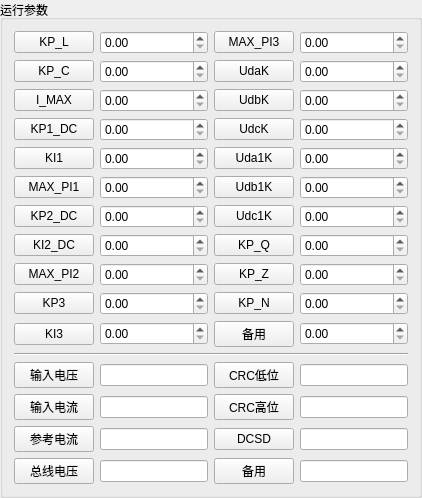
      <widget class="QGroupBox" name="groupBox_readWriteData">
       <property name="enabled">
        <bool>true</bool>
       </property>
       <property name="whatsThis">
        <string>3</string>
       </property>
       <property name="title">
        <string>运行参数</string>
       </property>
       <layout class="QGridLayout" name="gridLayout">
        <item row="12" column="3">
         <widget class="QLineEdit" name="LineEdit_CRCL">
          <property name="whatsThis">
           <string>33</string>
          </property>
          <property name="readOnly">
           <bool>true</bool>
          </property>
         </widget>
        </item>
        <item row="3" column="0">
         <widget class="QPushButton" name="pushButton_3">
          <property name="cursor">
           <cursorShape>PointingHandCursor</cursorShape>
          </property>
          <property name="whatsThis">
           <string>3</string>
          </property>
          <property name="text">
           <string>KP1_DC</string>
          </property>
         </widget>
        </item>
        <item row="5" column="1">
         <widget class="QDoubleSpinBox" name="doubleSpinBox_5">
          <property name="cursor">
           <cursorShape>PointingHandCursor</cursorShape>
          </property>
          <property name="toolTip">
           <string/>
          </property>
          <property name="whatsThis">
           <string>5</string>
          </property>
          <property name="wrapping">
           <bool>false</bool>
          </property>
          <property name="maximum">
           <double>65536.000000000000000</double>
          </property>
          <property name="singleStep">
           <double>1.000000000000000</double>
          </property>
         </widget>
        </item>
        <item row="8" column="2">
         <widget class="QPushButton" name="pushButton_19">
          <property name="cursor">
           <cursorShape>PointingHandCursor</cursorShape>
          </property>
          <property name="whatsThis">
           <string>19</string>
          </property>
          <property name="text">
           <string>KP_Z</string>
          </property>
         </widget>
        </item>
        <item row="0" column="3">
         <widget class="QDoubleSpinBox" name="doubleSpinBox_11">
          <property name="cursor">
           <cursorShape>PointingHandCursor</cursorShape>
          </property>
          <property name="toolTip">
           <string/>
          </property>
          <property name="whatsThis">
           <string>11</string>
          </property>
          <property name="wrapping">
           <bool>false</bool>
          </property>
          <property name="maximum">
           <double>65536.000000000000000</double>
          </property>
          <property name="singleStep">
           <double>1.000000000000000</double>
          </property>
         </widget>
        </item>
        <item row="2" column="2">
         <widget class="QPushButton" name="pushButton_13">
          <property name="cursor">
           <cursorShape>PointingHandCursor</cursorShape>
          </property>
          <property name="whatsThis">
           <string>13</string>
          </property>
          <property name="text">
           <string>UdbK</string>
          </property>
         </widget>
        </item>
        <item row="4" column="3">
         <widget class="QDoubleSpinBox" name="doubleSpinBox_15">
          <property name="cursor">
           <cursorShape>PointingHandCursor</cursorShape>
          </property>
          <property name="toolTip">
           <string/>
          </property>
          <property name="whatsThis">
           <string>15</string>
          </property>
          <property name="wrapping">
           <bool>false</bool>
          </property>
          <property name="maximum">
           <double>65536.000000000000000</double>
          </property>
          <property name="singleStep">
           <double>1.000000000000000</double>
          </property>
         </widget>
        </item>
        <item row="5" column="2">
         <widget class="QPushButton" name="pushButton_16">
          <property name="cursor">
           <cursorShape>PointingHandCursor</cursorShape>
          </property>
          <property name="whatsThis">
           <string>16</string>
          </property>
          <property name="text">
           <string>Udb1K</string>
          </property>
         </widget>
        </item>
        <item row="0" column="2">
         <widget class="QPushButton" name="pushButton_11">
          <property name="cursor">
           <cursorShape>PointingHandCursor</cursorShape>
          </property>
          <property name="whatsThis">
           <string>11</string>
          </property>
          <property name="text">
           <string>MAX_PI3</string>
          </property>
         </widget>
        </item>
        <item row="13" column="2">
         <widget class="QPushButton" name="pushButton_CH0_29">
          <property name="cursor">
           <cursorShape>PointingHandCursor</cursorShape>
          </property>
          <property name="whatsThis">
           <string>0</string>
          </property>
          <property name="text">
           <string>CRC高位</string>
          </property>
         </widget>
        </item>
        <item row="0" column="1">
         <widget class="QDoubleSpinBox" name="doubleSpinBox_0">
          <property name="cursor">
           <cursorShape>PointingHandCursor</cursorShape>
          </property>
          <property name="toolTip">
           <string/>
          </property>
          <property name="whatsThis">
           <string>0</string>
          </property>
          <property name="wrapping">
           <bool>false</bool>
          </property>
          <property name="decimals">
           <number>2</number>
          </property>
          <property name="maximum">
           <double>65536.000000000000000</double>
          </property>
          <property name="singleStep">
           <double>1.000000000000000</double>
          </property>
         </widget>
        </item>
        <item row="11" column="0" colspan="4">
         <widget class="Line" name="line">
          <property name="orientation">
           <enum>Qt::Horizontal</enum>
          </property>
         </widget>
        </item>
        <item row="2" column="0">
         <widget class="QPushButton" name="pushButton_2">
          <property name="cursor">
           <cursorShape>PointingHandCursor</cursorShape>
          </property>
          <property name="whatsThis">
           <string>2</string>
          </property>
          <property name="text">
           <string>I_MAX</string>
          </property>
         </widget>
        </item>
        <item row="13" column="1">
         <widget class="QLineEdit" name="LineEdit_Iin">
          <property name="whatsThis">
           <string>30</string>
          </property>
          <property name="readOnly">
           <bool>true</bool>
          </property>
         </widget>
        </item>
        <item row="6" column="0">
         <widget class="QPushButton" name="pushButton_6">
          <property name="cursor">
           <cursorShape>PointingHandCursor</cursorShape>
          </property>
          <property name="whatsThis">
           <string>6</string>
          </property>
          <property name="text">
           <string>KP2_DC</string>
          </property>
         </widget>
        </item>
        <item row="4" column="0">
         <widget class="QPushButton" name="pushButton_4">
          <property name="cursor">
           <cursorShape>PointingHandCursor</cursorShape>
          </property>
          <property name="whatsThis">
           <string>4</string>
          </property>
          <property name="text">
           <string>KI1</string>
          </property>
         </widget>
        </item>
        <item row="8" column="1">
         <widget class="QDoubleSpinBox" name="doubleSpinBox_8">
          <property name="cursor">
           <cursorShape>PointingHandCursor</cursorShape>
          </property>
          <property name="toolTip">
           <string/>
          </property>
          <property name="whatsThis">
           <string>8</string>
          </property>
          <property name="wrapping">
           <bool>false</bool>
          </property>
          <property name="maximum">
           <double>65536.000000000000000</double>
          </property>
          <property name="singleStep">
           <double>1.000000000000000</double>
          </property>
         </widget>
        </item>
        <item row="4" column="1">
         <widget class="QDoubleSpinBox" name="doubleSpinBox_4">
          <property name="cursor">
           <cursorShape>PointingHandCursor</cursorShape>
          </property>
          <property name="toolTip">
           <string/>
          </property>
          <property name="whatsThis">
           <string>4</string>
          </property>
          <property name="wrapping">
           <bool>false</bool>
          </property>
          <property name="maximum">
           <double>65536.000000000000000</double>
          </property>
          <property name="singleStep">
           <double>1.000000000000000</double>
          </property>
         </widget>
        </item>
        <item row="0" column="0">
         <widget class="QPushButton" name="pushButton_0">
          <property name="cursor">
           <cursorShape>PointingHandCursor</cursorShape>
          </property>
          <property name="whatsThis">
           <string>0</string>
          </property>
          <property name="text">
           <string>KP_L</string>
          </property>
         </widget>
        </item>
        <item row="6" column="2">
         <widget class="QPushButton" name="pushButton_17">
          <property name="cursor">
           <cursorShape>PointingHandCursor</cursorShape>
          </property>
          <property name="whatsThis">
           <string>17</string>
          </property>
          <property name="text">
           <string>Udc1K</string>
          </property>
         </widget>
        </item>
        <item row="2" column="3">
         <widget class="QDoubleSpinBox" name="doubleSpinBox_13">
          <property name="cursor">
           <cursorShape>PointingHandCursor</cursorShape>
          </property>
          <property name="toolTip">
           <string/>
          </property>
          <property name="whatsThis">
           <string>13</string>
          </property>
          <property name="wrapping">
           <bool>false</bool>
          </property>
          <property name="maximum">
           <double>65536.000000000000000</double>
          </property>
          <property name="singleStep">
           <double>1.000000000000000</double>
          </property>
         </widget>
        </item>
        <item row="3" column="2">
         <widget class="QPushButton" name="pushButton_14">
          <property name="cursor">
           <cursorShape>PointingHandCursor</cursorShape>
          </property>
          <property name="whatsThis">
           <string>14</string>
          </property>
          <property name="text">
           <string>UdcK</string>
          </property>
         </widget>
        </item>
        <item row="2" column="1">
         <widget class="QDoubleSpinBox" name="doubleSpinBox_2">
          <property name="cursor">
           <cursorShape>PointingHandCursor</cursorShape>
          </property>
          <property name="toolTip">
           <string/>
          </property>
          <property name="whatsThis">
           <string>2</string>
          </property>
          <property name="wrapping">
           <bool>false</bool>
          </property>
          <property name="maximum">
           <double>65536.000000000000000</double>
          </property>
          <property name="singleStep">
           <double>1.000000000000000</double>
          </property>
         </widget>
        </item>
        <item row="8" column="0">
         <widget class="QPushButton" name="pushButton_8">
          <property name="cursor">
           <cursorShape>PointingHandCursor</cursorShape>
          </property>
          <property name="whatsThis">
           <string>8</string>
          </property>
          <property name="text">
           <string>MAX_PI2</string>
          </property>
         </widget>
        </item>
        <item row="7" column="3">
         <widget class="QDoubleSpinBox" name="doubleSpinBox_18">
          <property name="cursor">
           <cursorShape>PointingHandCursor</cursorShape>
          </property>
          <property name="toolTip">
           <string/>
          </property>
          <property name="whatsThis">
           <string>18</string>
          </property>
          <property name="wrapping">
           <bool>false</bool>
          </property>
          <property name="maximum">
           <double>65536.000000000000000</double>
          </property>
          <property name="singleStep">
           <double>1.000000000000000</double>
          </property>
         </widget>
        </item>
        <item row="9" column="0">
         <widget class="QPushButton" name="pushButton_9">
          <property name="cursor">
           <cursorShape>PointingHandCursor</cursorShape>
          </property>
          <property name="whatsThis">
           <string>9</string>
          </property>
          <property name="text">
           <string>KP3</string>
          </property>
         </widget>
        </item>
        <item row="13" column="0">
         <widget class="QPushButton" name="pushButton_CH0_25">
          <property name="cursor">
           <cursorShape>PointingHandCursor</cursorShape>
          </property>
          <property name="whatsThis">
           <string>0</string>
          </property>
          <property name="text">
           <string>输入电流</string>
          </property>
         </widget>
        </item>
        <item row="15" column="0">
         <widget class="QPushButton" name="pushButton_CH0_27">
          <property name="cursor">
           <cursorShape>PointingHandCursor</cursorShape>
          </property>
          <property name="whatsThis">
           <string>0</string>
          </property>
          <property name="text">
           <string>总线电压</string>
          </property>
         </widget>
        </item>
        <item row="7" column="0">
         <widget class="QPushButton" name="pushButton_7">
          <property name="cursor">
           <cursorShape>PointingHandCursor</cursorShape>
          </property>
          <property name="whatsThis">
           <string>7</string>
          </property>
          <property name="text">
           <string>KI2_DC</string>
          </property>
         </widget>
        </item>
        <item row="6" column="1">
         <widget class="QDoubleSpinBox" name="doubleSpinBox_6">
          <property name="cursor">
           <cursorShape>PointingHandCursor</cursorShape>
          </property>
          <property name="toolTip">
           <string/>
          </property>
          <property name="whatsThis">
           <string>6</string>
          </property>
          <property name="wrapping">
           <bool>false</bool>
          </property>
          <property name="maximum">
           <double>65536.000000000000000</double>
          </property>
          <property name="singleStep">
           <double>1.000000000000000</double>
          </property>
         </widget>
        </item>
        <item row="7" column="2">
         <widget class="QPushButton" name="pushButton_18">
          <property name="cursor">
           <cursorShape>PointingHandCursor</cursorShape>
          </property>
          <property name="whatsThis">
           <string>18</string>
          </property>
          <property name="text">
           <string>KP_Q</string>
          </property>
         </widget>
        </item>
        <item row="14" column="0">
         <widget class="QPushButton" name="pushButton_CH0_26">
          <property name="cursor">
           <cursorShape>PointingHandCursor</cursorShape>
          </property>
          <property name="whatsThis">
           <string>0</string>
          </property>
          <property name="text">
           <string>参考电流</string>
          </property>
         </widget>
        </item>
        <item row="1" column="3">
         <widget class="QDoubleSpinBox" name="doubleSpinBox_12">
          <property name="cursor">
           <cursorShape>PointingHandCursor</cursorShape>
          </property>
          <property name="toolTip">
           <string/>
          </property>
          <property name="whatsThis">
           <string>12</string>
          </property>
          <property name="wrapping">
           <bool>false</bool>
          </property>
          <property name="maximum">
           <double>65536.000000000000000</double>
          </property>
          <property name="singleStep">
           <double>1.000000000000000</double>
          </property>
         </widget>
        </item>
        <item row="15" column="3">
         <widget class="QLineEdit" name="LineEdit_Iinf">
          <property name="whatsThis">
           <string>36</string>
          </property>
          <property name="readOnly">
           <bool>true</bool>
          </property>
         </widget>
        </item>
        <item row="9" column="2">
         <widget class="QPushButton" name="pushButton_20">
          <property name="cursor">
           <cursorShape>PointingHandCursor</cursorShape>
          </property>
          <property name="whatsThis">
           <string>20</string>
          </property>
          <property name="text">
           <string>KP_N</string>
          </property>
         </widget>
        </item>
        <item row="13" column="3">
         <widget class="QLineEdit" name="LineEdit_CRCH">
          <property name="whatsThis">
           <string>34</string>
          </property>
          <property name="readOnly">
           <bool>true</bool>
          </property>
         </widget>
        </item>
        <item row="3" column="3">
         <widget class="QDoubleSpinBox" name="doubleSpinBox_14">
          <property name="cursor">
           <cursorShape>PointingHandCursor</cursorShape>
          </property>
          <property name="toolTip">
           <string/>
          </property>
          <property name="whatsThis">
           <string>14</string>
          </property>
          <property name="wrapping">
           <bool>false</bool>
          </property>
          <property name="maximum">
           <double>65536.000000000000000</double>
          </property>
          <property name="singleStep">
           <double>1.000000000000000</double>
          </property>
         </widget>
        </item>
        <item row="10" column="3">
         <widget class="QDoubleSpinBox" name="doubleSpinBox_21">
          <property name="cursor">
           <cursorShape>PointingHandCursor</cursorShape>
          </property>
          <property name="toolTip">
           <string/>
          </property>
          <property name="whatsThis">
           <string>21</string>
          </property>
          <property name="wrapping">
           <bool>false</bool>
          </property>
          <property name="maximum">
           <double>65536.000000000000000</double>
          </property>
          <property name="singleStep">
           <double>1.000000000000000</double>
          </property>
         </widget>
        </item>
        <item row="14" column="1">
         <widget class="QLineEdit" name="LineEdit_Iref">
          <property name="whatsThis">
           <string>31</string>
          </property>
          <property name="readOnly">
           <bool>true</bool>
          </property>
         </widget>
        </item>
        <item row="14" column="2">
         <widget class="QPushButton" name="pushButton_CH0_30">
          <property name="cursor">
           <cursorShape>PointingHandCursor</cursorShape>
          </property>
          <property name="whatsThis">
           <string>0</string>
          </property>
          <property name="text">
           <string>DCSD</string>
          </property>
         </widget>
        </item>
        <item row="6" column="3">
         <widget class="QDoubleSpinBox" name="doubleSpinBox_17">
          <property name="cursor">
           <cursorShape>PointingHandCursor</cursorShape>
          </property>
          <property name="toolTip">
           <string/>
          </property>
          <property name="whatsThis">
           <string>17</string>
          </property>
          <property name="wrapping">
           <bool>false</bool>
          </property>
          <property name="maximum">
           <double>65536.000000000000000</double>
          </property>
          <property name="singleStep">
           <double>1.000000000000000</double>
          </property>
         </widget>
        </item>
        <item row="7" column="1">
         <widget class="QDoubleSpinBox" name="doubleSpinBox_7">
          <property name="cursor">
           <cursorShape>PointingHandCursor</cursorShape>
          </property>
          <property name="toolTip">
           <string/>
          </property>
          <property name="whatsThis">
           <string>7</string>
          </property>
          <property name="wrapping">
           <bool>false</bool>
          </property>
          <property name="maximum">
           <double>65536.000000000000000</double>
          </property>
          <property name="singleStep">
           <double>1.000000000000000</double>
          </property>
         </widget>
        </item>
        <item row="5" column="0">
         <widget class="QPushButton" name="pushButton_5">
          <property name="cursor">
           <cursorShape>PointingHandCursor</cursorShape>
          </property>
          <property name="whatsThis">
           <string>5</string>
          </property>
          <property name="text">
           <string>MAX_PI1</string>
          </property>
         </widget>
        </item>
        <item row="4" column="2">
         <widget class="QPushButton" name="pushButton_15">
          <property name="cursor">
           <cursorShape>PointingHandCursor</cursorShape>
          </property>
          <property name="whatsThis">
           <string>15</string>
          </property>
          <property name="text">
           <string>Uda1K</string>
          </property>
         </widget>
        </item>
        <item row="10" column="2">
         <widget class="QPushButton" name="pushButton_21">
          <property name="cursor">
           <cursorShape>PointingHandCursor</cursorShape>
          </property>
          <property name="whatsThis">
           <string>21</string>
          </property>
          <property name="text">
           <string>备用</string>
          </property>
         </widget>
        </item>
        <item row="1" column="1">
         <widget class="QDoubleSpinBox" name="doubleSpinBox_1">
          <property name="cursor">
           <cursorShape>PointingHandCursor</cursorShape>
          </property>
          <property name="toolTip">
           <string/>
          </property>
          <property name="statusTip">
           <string/>
          </property>
          <property name="whatsThis">
           <string>1</string>
          </property>
          <property name="wrapping">
           <bool>false</bool>
          </property>
          <property name="showGroupSeparator" stdset="0">
           <bool>true</bool>
          </property>
          <property name="prefix">
           <string/>
          </property>
          <property name="maximum">
           <double>65536.000000000000000</double>
          </property>
          <property name="singleStep">
           <double>1.000000000000000</double>
          </property>
         </widget>
        </item>
        <item row="1" column="2">
         <widget class="QPushButton" name="pushButton_12">
          <property name="cursor">
           <cursorShape>PointingHandCursor</cursorShape>
          </property>
          <property name="whatsThis">
           <string>12</string>
          </property>
          <property name="text">
           <string>UdaK</string>
          </property>
         </widget>
        </item>
        <item row="12" column="1">
         <widget class="QLineEdit" name="LineEdit_Vin">
          <property name="whatsThis">
           <string>29</string>
          </property>
          <property name="readOnly">
           <bool>true</bool>
          </property>
         </widget>
        </item>
        <item row="9" column="1">
         <widget class="QDoubleSpinBox" name="doubleSpinBox_9">
          <property name="cursor">
           <cursorShape>PointingHandCursor</cursorShape>
          </property>
          <property name="toolTip">
           <string/>
          </property>
          <property name="whatsThis">
           <string>9</string>
          </property>
          <property name="wrapping">
           <bool>false</bool>
          </property>
          <property name="maximum">
           <double>65536.000000000000000</double>
          </property>
          <property name="singleStep">
           <double>1.000000000000000</double>
          </property>
         </widget>
        </item>
        <item row="3" column="1">
         <widget class="QDoubleSpinBox" name="doubleSpinBox_3">
          <property name="cursor">
           <cursorShape>PointingHandCursor</cursorShape>
          </property>
          <property name="toolTip">
           <string/>
          </property>
          <property name="whatsThis">
           <string>3</string>
          </property>
          <property name="wrapping">
           <bool>false</bool>
          </property>
          <property name="maximum">
           <double>65536.000000000000000</double>
          </property>
          <property name="singleStep">
           <double>1.000000000000000</double>
          </property>
         </widget>
        </item>
        <item row="15" column="1">
         <widget class="QLineEdit" name="LineEdit_Vbus">
          <property name="whatsThis">
           <string>32</string>
          </property>
          <property name="readOnly">
           <bool>true</bool>
          </property>
         </widget>
        </item>
        <item row="15" column="2">
         <widget class="QPushButton" name="pushButton_CH0_31">
          <property name="cursor">
           <cursorShape>PointingHandCursor</cursorShape>
          </property>
          <property name="whatsThis">
           <string>0</string>
          </property>
          <property name="text">
           <string>备用</string>
          </property>
         </widget>
        </item>
        <item row="14" column="3">
         <widget class="QLineEdit" name="LineEdit_DCSD">
          <property name="whatsThis">
           <string>35</string>
          </property>
          <property name="readOnly">
           <bool>true</bool>
          </property>
         </widget>
        </item>
        <item row="8" column="3">
         <widget class="QDoubleSpinBox" name="doubleSpinBox_19">
          <property name="cursor">
           <cursorShape>PointingHandCursor</cursorShape>
          </property>
          <property name="toolTip">
           <string/>
          </property>
          <property name="whatsThis">
           <string>19</string>
          </property>
          <property name="wrapping">
           <bool>false</bool>
          </property>
          <property name="maximum">
           <double>65536.000000000000000</double>
          </property>
          <property name="singleStep">
           <double>1.000000000000000</double>
          </property>
         </widget>
        </item>
        <item row="9" column="3">
         <widget class="QDoubleSpinBox" name="doubleSpinBox_20">
          <property name="cursor">
           <cursorShape>PointingHandCursor</cursorShape>
          </property>
          <property name="toolTip">
           <string/>
          </property>
          <property name="whatsThis">
           <string>20</string>
          </property>
          <property name="wrapping">
           <bool>false</bool>
          </property>
          <property name="maximum">
           <double>65536.000000000000000</double>
          </property>
          <property name="singleStep">
           <double>1.000000000000000</double>
          </property>
         </widget>
        </item>
        <item row="10" column="1">
         <widget class="QDoubleSpinBox" name="doubleSpinBox_10">
          <property name="cursor">
           <cursorShape>PointingHandCursor</cursorShape>
          </property>
          <property name="toolTip">
           <string/>
          </property>
          <property name="whatsThis">
           <string>10</string>
          </property>
          <property name="wrapping">
           <bool>false</bool>
          </property>
          <property name="maximum">
           <double>65536.000000000000000</double>
          </property>
          <property name="singleStep">
           <double>1.000000000000000</double>
          </property>
         </widget>
        </item>
        <item row="1" column="0">
         <widget class="QPushButton" name="pushButton_1">
          <property name="cursor">
           <cursorShape>PointingHandCursor</cursorShape>
          </property>
          <property name="whatsThis">
           <string>1</string>
          </property>
          <property name="text">
           <string>KP_C</string>
          </property>
         </widget>
        </item>
        <item row="12" column="0">
         <widget class="QPushButton" name="pushButton_22">
          <property name="cursor">
           <cursorShape>PointingHandCursor</cursorShape>
          </property>
          <property name="whatsThis">
           <string>0</string>
          </property>
          <property name="text">
           <string>输入电压</string>
          </property>
         </widget>
        </item>
        <item row="5" column="3">
         <widget class="QDoubleSpinBox" name="doubleSpinBox_16">
          <property name="cursor">
           <cursorShape>PointingHandCursor</cursorShape>
          </property>
          <property name="toolTip">
           <string/>
          </property>
          <property name="whatsThis">
           <string>16</string>
          </property>
          <property name="wrapping">
           <bool>false</bool>
          </property>
          <property name="maximum">
           <double>65536.000000000000000</double>
          </property>
          <property name="singleStep">
           <double>1.000000000000000</double>
          </property>
         </widget>
        </item>
        <item row="10" column="0">
         <widget class="QPushButton" name="pushButton_10">
          <property name="cursor">
           <cursorShape>PointingHandCursor</cursorShape>
          </property>
          <property name="whatsThis">
           <string>10</string>
          </property>
          <property name="text">
           <string>KI3</string>
          </property>
         </widget>
        </item>
        <item row="12" column="2">
         <widget class="QPushButton" name="pushButton_CH0_28">
          <property name="cursor">
           <cursorShape>PointingHandCursor</cursorShape>
          </property>
          <property name="whatsThis">
           <string>0</string>
          </property>
          <property name="text">
           <string>CRC低位</string>
          </property>
         </widget>
        </item>
       </layout>
      </widget>
